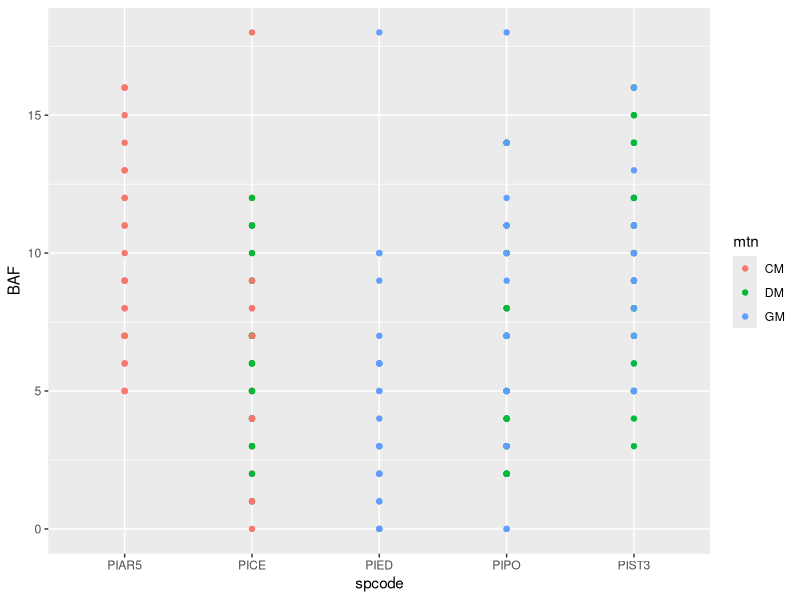

Write R code to recreate this figure.
## species_count.R
## ---------------
## replication counts and data integrity checks

library(plyr)

# read tree data
trees <- read.csv("../data/masters_trees.csv")

# cores
ddply(subset(trees, condition=="alive" & core.taken=="Y" & pith=="Y"), 
      .(mtn, spcode), summarize, N = length(tag))

# needles
ddply(subset(trees, needles.collected=="TRUE"), .(mtn, spcode),
      summarize, N = length(tag))

# EFW: Clean up code. Want to include either a wrapper or make sure your code
# Doesn't go past 80 characters to improve readability. Here's 80 ------------!


# EFW: Added in analysis of BAF. Simple linear regression followed by a ANOVA

baf.lm <- lm(BAF~ mtn + spcode + spcode:mtn, data=trees)
summary(baf.lm)
anova(baf.lm)

# There is a difference between species.  Looking at figure to get better idea

library(ggplot2)

ggplot(trees, aes(spcode, BAF, color=mtn)) +
  geom_point()